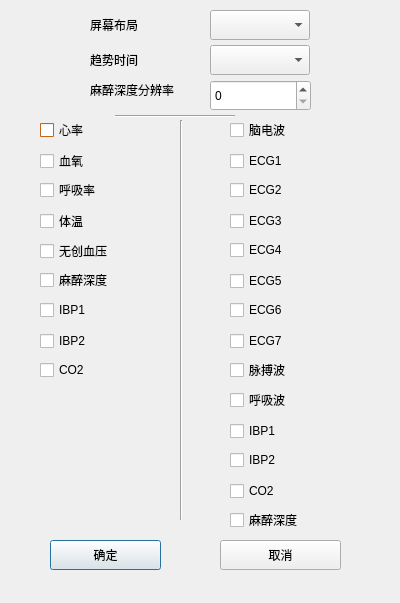
<?xml version="1.0" encoding="UTF-8"?>
<ui version="4.0">
 <class>Dlg_set_pingmubuju</class>
 <widget class="QDialog" name="Dlg_set_pingmubuju">
  <property name="geometry">
   <rect>
    <x>0</x>
    <y>0</y>
    <width>400</width>
    <height>603</height>
   </rect>
  </property>
  <property name="windowTitle">
   <string>屏幕布局</string>
  </property>
  <widget class="QCheckBox" name="m_ckb_wav_eeg">
   <property name="geometry">
    <rect>
     <x>230</x>
     <y>120</y>
     <width>94</width>
     <height>20</height>
    </rect>
   </property>
   <property name="text">
    <string>脑电波</string>
   </property>
  </widget>
  <widget class="QCheckBox" name="m_ckb_xinlv">
   <property name="geometry">
    <rect>
     <x>40</x>
     <y>120</y>
     <width>94</width>
     <height>20</height>
    </rect>
   </property>
   <property name="palette">
    <palette>
     <active>
      <colorrole role="WindowText">
       <brush brushstyle="SolidPattern">
        <color alpha="255">
         <red>0</red>
         <green>0</green>
         <blue>0</blue>
        </color>
       </brush>
      </colorrole>
      <colorrole role="Button">
       <brush brushstyle="SolidPattern">
        <color alpha="255">
         <red>237</red>
         <green>135</green>
         <blue>33</blue>
        </color>
       </brush>
      </colorrole>
      <colorrole role="Light">
       <brush brushstyle="SolidPattern">
        <color alpha="255">
         <red>255</red>
         <green>196</green>
         <blue>136</blue>
        </color>
       </brush>
      </colorrole>
      <colorrole role="Midlight">
       <brush brushstyle="SolidPattern">
        <color alpha="255">
         <red>246</red>
         <green>165</green>
         <blue>84</blue>
        </color>
       </brush>
      </colorrole>
      <colorrole role="Dark">
       <brush brushstyle="SolidPattern">
        <color alpha="255">
         <red>118</red>
         <green>67</green>
         <blue>16</blue>
        </color>
       </brush>
      </colorrole>
      <colorrole role="Mid">
       <brush brushstyle="SolidPattern">
        <color alpha="255">
         <red>158</red>
         <green>90</green>
         <blue>22</blue>
        </color>
       </brush>
      </colorrole>
      <colorrole role="Text">
       <brush brushstyle="SolidPattern">
        <color alpha="255">
         <red>0</red>
         <green>0</green>
         <blue>0</blue>
        </color>
       </brush>
      </colorrole>
      <colorrole role="BrightText">
       <brush brushstyle="SolidPattern">
        <color alpha="255">
         <red>255</red>
         <green>255</green>
         <blue>255</blue>
        </color>
       </brush>
      </colorrole>
      <colorrole role="ButtonText">
       <brush brushstyle="SolidPattern">
        <color alpha="255">
         <red>0</red>
         <green>0</green>
         <blue>0</blue>
        </color>
       </brush>
      </colorrole>
      <colorrole role="Base">
       <brush brushstyle="SolidPattern">
        <color alpha="255">
         <red>255</red>
         <green>255</green>
         <blue>255</blue>
        </color>
       </brush>
      </colorrole>
      <colorrole role="Window">
       <brush brushstyle="SolidPattern">
        <color alpha="255">
         <red>237</red>
         <green>135</green>
         <blue>33</blue>
        </color>
       </brush>
      </colorrole>
      <colorrole role="Shadow">
       <brush brushstyle="SolidPattern">
        <color alpha="255">
         <red>0</red>
         <green>0</green>
         <blue>0</blue>
        </color>
       </brush>
      </colorrole>
      <colorrole role="AlternateBase">
       <brush brushstyle="SolidPattern">
        <color alpha="255">
         <red>246</red>
         <green>195</green>
         <blue>144</blue>
        </color>
       </brush>
      </colorrole>
      <colorrole role="ToolTipBase">
       <brush brushstyle="SolidPattern">
        <color alpha="255">
         <red>255</red>
         <green>255</green>
         <blue>220</blue>
        </color>
       </brush>
      </colorrole>
      <colorrole role="ToolTipText">
       <brush brushstyle="SolidPattern">
        <color alpha="255">
         <red>0</red>
         <green>0</green>
         <blue>0</blue>
        </color>
       </brush>
      </colorrole>
     </active>
     <inactive>
      <colorrole role="WindowText">
       <brush brushstyle="SolidPattern">
        <color alpha="255">
         <red>0</red>
         <green>0</green>
         <blue>0</blue>
        </color>
       </brush>
      </colorrole>
      <colorrole role="Button">
       <brush brushstyle="SolidPattern">
        <color alpha="255">
         <red>237</red>
         <green>135</green>
         <blue>33</blue>
        </color>
       </brush>
      </colorrole>
      <colorrole role="Light">
       <brush brushstyle="SolidPattern">
        <color alpha="255">
         <red>255</red>
         <green>196</green>
         <blue>136</blue>
        </color>
       </brush>
      </colorrole>
      <colorrole role="Midlight">
       <brush brushstyle="SolidPattern">
        <color alpha="255">
         <red>246</red>
         <green>165</green>
         <blue>84</blue>
        </color>
       </brush>
      </colorrole>
      <colorrole role="Dark">
       <brush brushstyle="SolidPattern">
        <color alpha="255">
         <red>118</red>
         <green>67</green>
         <blue>16</blue>
        </color>
       </brush>
      </colorrole>
      <colorrole role="Mid">
       <brush brushstyle="SolidPattern">
        <color alpha="255">
         <red>158</red>
         <green>90</green>
         <blue>22</blue>
        </color>
       </brush>
      </colorrole>
      <colorrole role="Text">
       <brush brushstyle="SolidPattern">
        <color alpha="255">
         <red>0</red>
         <green>0</green>
         <blue>0</blue>
        </color>
       </brush>
      </colorrole>
      <colorrole role="BrightText">
       <brush brushstyle="SolidPattern">
        <color alpha="255">
         <red>255</red>
         <green>255</green>
         <blue>255</blue>
        </color>
       </brush>
      </colorrole>
      <colorrole role="ButtonText">
       <brush brushstyle="SolidPattern">
        <color alpha="255">
         <red>0</red>
         <green>0</green>
         <blue>0</blue>
        </color>
       </brush>
      </colorrole>
      <colorrole role="Base">
       <brush brushstyle="SolidPattern">
        <color alpha="255">
         <red>255</red>
         <green>255</green>
         <blue>255</blue>
        </color>
       </brush>
      </colorrole>
      <colorrole role="Window">
       <brush brushstyle="SolidPattern">
        <color alpha="255">
         <red>237</red>
         <green>135</green>
         <blue>33</blue>
        </color>
       </brush>
      </colorrole>
      <colorrole role="Shadow">
       <brush brushstyle="SolidPattern">
        <color alpha="255">
         <red>0</red>
         <green>0</green>
         <blue>0</blue>
        </color>
       </brush>
      </colorrole>
      <colorrole role="AlternateBase">
       <brush brushstyle="SolidPattern">
        <color alpha="255">
         <red>246</red>
         <green>195</green>
         <blue>144</blue>
        </color>
       </brush>
      </colorrole>
      <colorrole role="ToolTipBase">
       <brush brushstyle="SolidPattern">
        <color alpha="255">
         <red>255</red>
         <green>255</green>
         <blue>220</blue>
        </color>
       </brush>
      </colorrole>
      <colorrole role="ToolTipText">
       <brush brushstyle="SolidPattern">
        <color alpha="255">
         <red>0</red>
         <green>0</green>
         <blue>0</blue>
        </color>
       </brush>
      </colorrole>
     </inactive>
     <disabled>
      <colorrole role="WindowText">
       <brush brushstyle="SolidPattern">
        <color alpha="255">
         <red>118</red>
         <green>67</green>
         <blue>16</blue>
        </color>
       </brush>
      </colorrole>
      <colorrole role="Button">
       <brush brushstyle="SolidPattern">
        <color alpha="255">
         <red>237</red>
         <green>135</green>
         <blue>33</blue>
        </color>
       </brush>
      </colorrole>
      <colorrole role="Light">
       <brush brushstyle="SolidPattern">
        <color alpha="255">
         <red>255</red>
         <green>196</green>
         <blue>136</blue>
        </color>
       </brush>
      </colorrole>
      <colorrole role="Midlight">
       <brush brushstyle="SolidPattern">
        <color alpha="255">
         <red>246</red>
         <green>165</green>
         <blue>84</blue>
        </color>
       </brush>
      </colorrole>
      <colorrole role="Dark">
       <brush brushstyle="SolidPattern">
        <color alpha="255">
         <red>118</red>
         <green>67</green>
         <blue>16</blue>
        </color>
       </brush>
      </colorrole>
      <colorrole role="Mid">
       <brush brushstyle="SolidPattern">
        <color alpha="255">
         <red>158</red>
         <green>90</green>
         <blue>22</blue>
        </color>
       </brush>
      </colorrole>
      <colorrole role="Text">
       <brush brushstyle="SolidPattern">
        <color alpha="255">
         <red>118</red>
         <green>67</green>
         <blue>16</blue>
        </color>
       </brush>
      </colorrole>
      <colorrole role="BrightText">
       <brush brushstyle="SolidPattern">
        <color alpha="255">
         <red>255</red>
         <green>255</green>
         <blue>255</blue>
        </color>
       </brush>
      </colorrole>
      <colorrole role="ButtonText">
       <brush brushstyle="SolidPattern">
        <color alpha="255">
         <red>118</red>
         <green>67</green>
         <blue>16</blue>
        </color>
       </brush>
      </colorrole>
      <colorrole role="Base">
       <brush brushstyle="SolidPattern">
        <color alpha="255">
         <red>237</red>
         <green>135</green>
         <blue>33</blue>
        </color>
       </brush>
      </colorrole>
      <colorrole role="Window">
       <brush brushstyle="SolidPattern">
        <color alpha="255">
         <red>237</red>
         <green>135</green>
         <blue>33</blue>
        </color>
       </brush>
      </colorrole>
      <colorrole role="Shadow">
       <brush brushstyle="SolidPattern">
        <color alpha="255">
         <red>0</red>
         <green>0</green>
         <blue>0</blue>
        </color>
       </brush>
      </colorrole>
      <colorrole role="AlternateBase">
       <brush brushstyle="SolidPattern">
        <color alpha="255">
         <red>237</red>
         <green>135</green>
         <blue>33</blue>
        </color>
       </brush>
      </colorrole>
      <colorrole role="ToolTipBase">
       <brush brushstyle="SolidPattern">
        <color alpha="255">
         <red>255</red>
         <green>255</green>
         <blue>220</blue>
        </color>
       </brush>
      </colorrole>
      <colorrole role="ToolTipText">
       <brush brushstyle="SolidPattern">
        <color alpha="255">
         <red>0</red>
         <green>0</green>
         <blue>0</blue>
        </color>
       </brush>
      </colorrole>
     </disabled>
    </palette>
   </property>
   <property name="text">
    <string>心率</string>
   </property>
  </widget>
  <widget class="QComboBox" name="m_cmbb_layout">
   <property name="geometry">
    <rect>
     <x>210</x>
     <y>10</y>
     <width>100</width>
     <height>30</height>
    </rect>
   </property>
  </widget>
  <widget class="QCheckBox" name="m_ckb_wav_ecg1">
   <property name="geometry">
    <rect>
     <x>230</x>
     <y>150</y>
     <width>94</width>
     <height>22</height>
    </rect>
   </property>
   <property name="text">
    <string>ECG1</string>
   </property>
  </widget>
  <widget class="QCheckBox" name="m_ckb_wav_ecg3">
   <property name="geometry">
    <rect>
     <x>230</x>
     <y>210</y>
     <width>94</width>
     <height>22</height>
    </rect>
   </property>
   <property name="text">
    <string>ECG3</string>
   </property>
  </widget>
  <widget class="QCheckBox" name="m_ckb_ibp1">
   <property name="geometry">
    <rect>
     <x>40</x>
     <y>300</y>
     <width>94</width>
     <height>20</height>
    </rect>
   </property>
   <property name="text">
    <string>IBP1</string>
   </property>
  </widget>
  <widget class="QCheckBox" name="m_ckb_co2">
   <property name="geometry">
    <rect>
     <x>40</x>
     <y>360</y>
     <width>94</width>
     <height>20</height>
    </rect>
   </property>
   <property name="text">
    <string>CO2</string>
   </property>
  </widget>
  <widget class="QCheckBox" name="m_ckb_wav_ecg6">
   <property name="geometry">
    <rect>
     <x>230</x>
     <y>300</y>
     <width>94</width>
     <height>20</height>
    </rect>
   </property>
   <property name="text">
    <string>ECG6</string>
   </property>
  </widget>
  <widget class="QCheckBox" name="m_ckb_wav_huxi">
   <property name="geometry">
    <rect>
     <x>230</x>
     <y>390</y>
     <width>94</width>
     <height>20</height>
    </rect>
   </property>
   <property name="text">
    <string>呼吸波</string>
   </property>
  </widget>
  <widget class="QCheckBox" name="m_ckb_wav_ecg2">
   <property name="geometry">
    <rect>
     <x>230</x>
     <y>180</y>
     <width>94</width>
     <height>20</height>
    </rect>
   </property>
   <property name="text">
    <string>ECG2</string>
   </property>
  </widget>
  <widget class="Line" name="line_2">
   <property name="geometry">
    <rect>
     <x>115</x>
     <y>115</y>
     <width>120</width>
     <height>3</height>
    </rect>
   </property>
   <property name="orientation">
    <enum>Qt::Horizontal</enum>
   </property>
  </widget>
  <widget class="QCheckBox" name="m_ckb_wav_ecg5">
   <property name="geometry">
    <rect>
     <x>230</x>
     <y>270</y>
     <width>94</width>
     <height>22</height>
    </rect>
   </property>
   <property name="text">
    <string>ECG5</string>
   </property>
  </widget>
  <widget class="QLabel" name="label">
   <property name="geometry">
    <rect>
     <x>90</x>
     <y>15</y>
     <width>70</width>
     <height>20</height>
    </rect>
   </property>
   <property name="text">
    <string>屏幕布局</string>
   </property>
  </widget>
  <widget class="Line" name="line">
   <property name="geometry">
    <rect>
     <x>180</x>
     <y>120</y>
     <width>3</width>
     <height>400</height>
    </rect>
   </property>
   <property name="orientation">
    <enum>Qt::Vertical</enum>
   </property>
  </widget>
  <widget class="QComboBox" name="m_cmbb_qushishijian">
   <property name="geometry">
    <rect>
     <x>210</x>
     <y>45</y>
     <width>100</width>
     <height>30</height>
    </rect>
   </property>
   <property name="maxVisibleItems">
    <number>10</number>
   </property>
  </widget>
  <widget class="QCheckBox" name="m_ckb_wav_ecg7">
   <property name="geometry">
    <rect>
     <x>230</x>
     <y>330</y>
     <width>94</width>
     <height>22</height>
    </rect>
   </property>
   <property name="text">
    <string>ECG7</string>
   </property>
  </widget>
  <widget class="QCheckBox" name="m_ckb_wav_co2">
   <property name="geometry">
    <rect>
     <x>230</x>
     <y>480</y>
     <width>94</width>
     <height>22</height>
    </rect>
   </property>
   <property name="text">
    <string>CO2</string>
   </property>
  </widget>
  <widget class="QCheckBox" name="m_ckb_xueyang">
   <property name="geometry">
    <rect>
     <x>40</x>
     <y>150</y>
     <width>94</width>
     <height>22</height>
    </rect>
   </property>
   <property name="text">
    <string>血氧</string>
   </property>
  </widget>
  <widget class="QCheckBox" name="m_ckb_tiwen">
   <property name="geometry">
    <rect>
     <x>40</x>
     <y>210</y>
     <width>94</width>
     <height>22</height>
    </rect>
   </property>
   <property name="text">
    <string>体温</string>
   </property>
  </widget>
  <widget class="QPushButton" name="m_btn_ok">
   <property name="geometry">
    <rect>
     <x>50</x>
     <y>540</y>
     <width>111</width>
     <height>30</height>
    </rect>
   </property>
   <property name="text">
    <string>确定</string>
   </property>
  </widget>
  <widget class="QCheckBox" name="m_ckb_mshen">
   <property name="geometry">
    <rect>
     <x>40</x>
     <y>270</y>
     <width>94</width>
     <height>20</height>
    </rect>
   </property>
   <property name="text">
    <string>麻醉深度</string>
   </property>
  </widget>
  <widget class="QCheckBox" name="m_ckb_wav_ibp2">
   <property name="geometry">
    <rect>
     <x>230</x>
     <y>450</y>
     <width>94</width>
     <height>20</height>
    </rect>
   </property>
   <property name="text">
    <string>IBP2</string>
   </property>
  </widget>
  <widget class="QCheckBox" name="m_ckb_nibp">
   <property name="geometry">
    <rect>
     <x>40</x>
     <y>240</y>
     <width>94</width>
     <height>22</height>
    </rect>
   </property>
   <property name="text">
    <string>无创血压</string>
   </property>
  </widget>
  <widget class="QPushButton" name="m_btn_cancel">
   <property name="geometry">
    <rect>
     <x>220</x>
     <y>540</y>
     <width>121</width>
     <height>30</height>
    </rect>
   </property>
   <property name="text">
    <string>取消</string>
   </property>
  </widget>
  <widget class="QCheckBox" name="m_ckb_huxilv">
   <property name="geometry">
    <rect>
     <x>40</x>
     <y>180</y>
     <width>94</width>
     <height>20</height>
    </rect>
   </property>
   <property name="text">
    <string>呼吸率</string>
   </property>
  </widget>
  <widget class="QCheckBox" name="m_ckb_wav_maibo">
   <property name="geometry">
    <rect>
     <x>230</x>
     <y>360</y>
     <width>94</width>
     <height>20</height>
    </rect>
   </property>
   <property name="text">
    <string>脉搏波</string>
   </property>
  </widget>
  <widget class="QLabel" name="label_2">
   <property name="geometry">
    <rect>
     <x>90</x>
     <y>50</y>
     <width>70</width>
     <height>20</height>
    </rect>
   </property>
   <property name="text">
    <string>趋势时间</string>
   </property>
  </widget>
  <widget class="QCheckBox" name="m_ckb_wav_ibp1">
   <property name="geometry">
    <rect>
     <x>230</x>
     <y>420</y>
     <width>94</width>
     <height>22</height>
    </rect>
   </property>
   <property name="text">
    <string>IBP1</string>
   </property>
  </widget>
  <widget class="QCheckBox" name="m_ckb_wav_ecg4">
   <property name="geometry">
    <rect>
     <x>230</x>
     <y>240</y>
     <width>94</width>
     <height>20</height>
    </rect>
   </property>
   <property name="text">
    <string>ECG4</string>
   </property>
  </widget>
  <widget class="QCheckBox" name="m_ckb_ibp2">
   <property name="geometry">
    <rect>
     <x>40</x>
     <y>330</y>
     <width>94</width>
     <height>22</height>
    </rect>
   </property>
   <property name="text">
    <string>IBP2</string>
   </property>
  </widget>
  <widget class="QCheckBox" name="m_ckb_wav_mashen">
   <property name="geometry">
    <rect>
     <x>230</x>
     <y>510</y>
     <width>94</width>
     <height>20</height>
    </rect>
   </property>
   <property name="text">
    <string>麻醉深度</string>
   </property>
  </widget>
  <widget class="QLabel" name="label_3">
   <property name="geometry">
    <rect>
     <x>90</x>
     <y>80</y>
     <width>121</width>
     <height>20</height>
    </rect>
   </property>
   <property name="text">
    <string>麻醉深度分辨率</string>
   </property>
  </widget>
  <widget class="QSpinBox" name="m_spb_mashen_fenbianlv">
   <property name="geometry">
    <rect>
     <x>210</x>
     <y>80</y>
     <width>101</width>
     <height>31</height>
    </rect>
   </property>
  </widget>
 </widget>
 <resources/>
 <connections/>
</ui>
